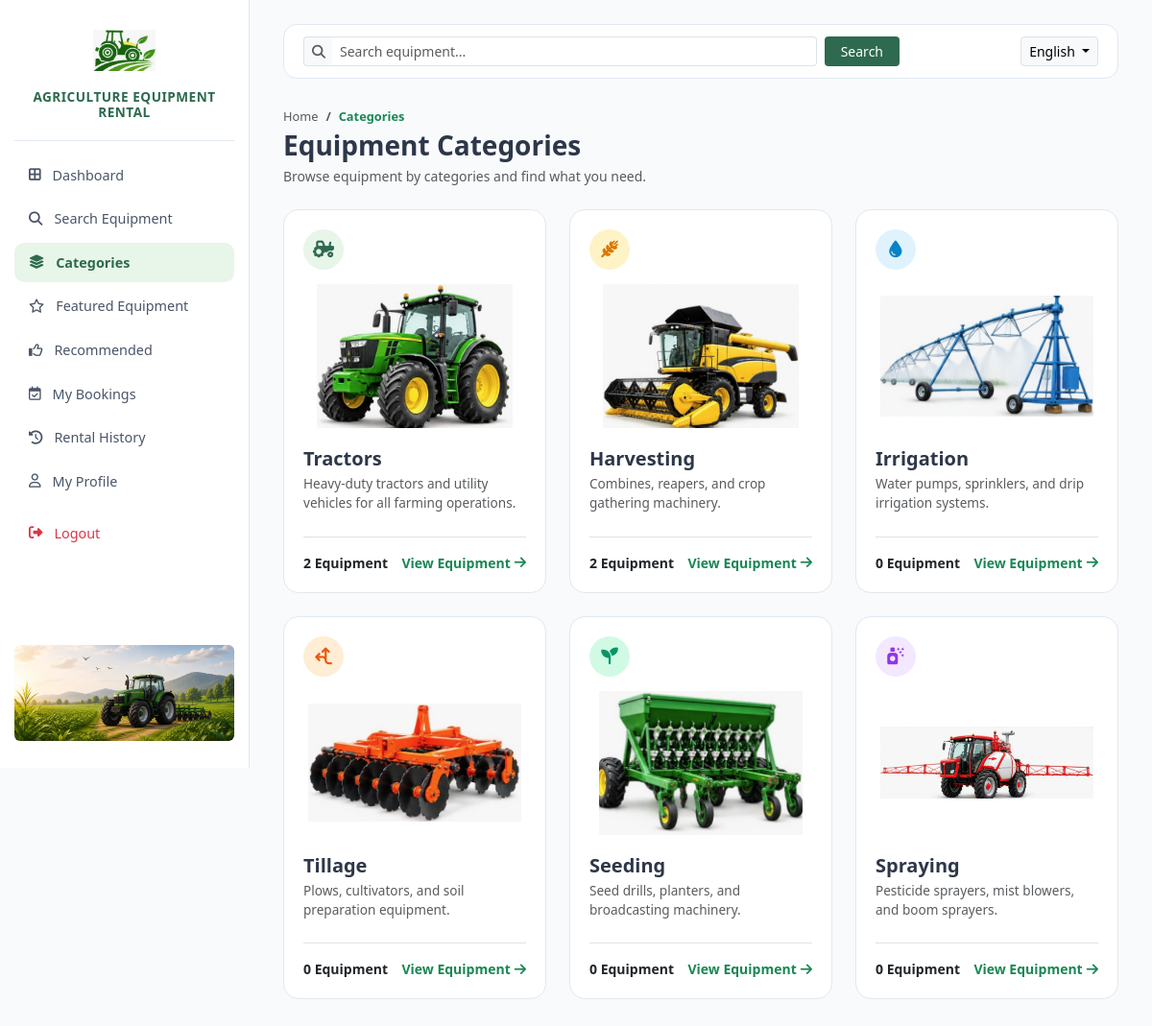
The app's page /categories.php (signed in) with its own data.
### tables this page shows
CREATE TABLE `categories` (
  `category_id` int(11) NOT NULL,
  `category_name` varchar(50) NOT NULL,
  `description` text DEFAULT NULL,
  `image` varchar(255) DEFAULT NULL,
  `icon_class` varchar(50) DEFAULT 'fa-tractor'
);

### includes/lang.php (called while the page is built, shortened)
<?php
$current_lang = $_SESSION['lang'] ?? 'en';
function __($key) {
    global $translations, $current_lang;
    return $translations[$current_lang][$key] ?? $translations['en'][$key] ?? $key;
}
?>

### categories.php (the view, shortened to what this page needs)
<?php
require_once 'includes/lang.php';
$cat_query = "SELECT * FROM categories ORDER BY category_id ASC";
$cat_res = mysqli_query($conn, $cat_query);
?>
<!DOCTYPE html>
<html lang="<?= $current_lang; ?>">
<head>
    <link href="https://cdn.jsdelivr.net/npm/bootstrap@5.3.2/dist/css/bootstrap.min.css" rel="stylesheet">
    <link rel="stylesheet" href="https://cdnjs.cloudflare.com/ajax/libs/font-awesome/6.4.2/css/all.min.css">
</head>
<body>
    <div class="sidebar">
        <div>
            <div class="brand-logo">
                <img src="images/logo.png" alt="Agriculture Logo" onerror="this.src='images/tractor.png'">
                <span class="brand-title">
                    <?php echo __('app_title', 'Agriculture Equipment Rental'); ?>
                </span>
            </div>
            <ul class="nav flex-column">
                <li class="nav-item">
                    <a href="renter_dashboard.php" class="nav-link">
                        <i class="fa-solid fa-border-all"></i> <?php echo __('dashboard', 'Dashboard'); ?>
                    </a>
                </li>
                <li class="nav-item">
                    <a href="search_equipment.php" class="nav-link">
                        <i class="fa-solid fa-magnifying-glass"></i> <?php echo __('search_equipment', 'Search Equipment'); ?>
                    </a>
                </li>
                <li class="nav-item">
                    <a href="categories.php" class="nav-link active">
                        <i class="fa-solid fa-layer-group"></i> <?php echo __('categories', 'Categories'); ?>
                    </a>
                </li>
                <li class="nav-item">
                    <a href="featured_equipment.php" class="nav-link">
                        <i class="fa-regular fa-star"></i> <?php echo __('featured_equipment', 'Featured Equipment'); ?>
                    </a>
                </li>
                <li class="nav-item">
                    <a href="recommended.php" class="nav-link">
                        <i class="fa-regular fa-thumbs-up"></i> <?php echo __('recommended', 'Recommended'); ?>
                    </a>
                </li>
                <li class="nav-item">
                    <a href="my_bookings.php" class="nav-link">
                        <i class="fa-regular fa-calendar-check"></i> <?php echo __('my_bookings', 'My Bookings'); ?>
                    </a>
                </li>
                <li class="nav-item">
                    <a href="rental_history.php" class="nav-link">
                        <i class="fa-solid fa-clock-rotate-left"></i> <?php echo __('rental_history', 'Rental History'); ?>
                    </a>
                </li>
                <li class="nav-item">
                    <a href="profile.php" class="nav-link">
                        <i class="fa-regular fa-user"></i> <?php echo __('my_profile', 'My Profile'); ?>
                    </a>
                </li>
                <li class="nav-item mt-2">
                    <a href="logout.php" class="nav-link text-danger">
                        <i class="fa-solid fa-right-from-bracket"></i> <?php echo __('logout', 'Logout'); ?>
                    </a>
                </li>
            </ul>
        </div>
        <div class="text-center pb-2">
            <img src="images/tractor3.jpg" alt="Tractor Illustration" class="img-fluid rounded" onerror="this.src='images/tractor.png'" style="height: 100px; object-fit: cover; width: 100%;">
        </div>
    </div>
    <div class="main-wrapper">
        <div class="top-navbar">
            <form action="search_equipment.php" method="GET" class="d-flex w-75 gap-2 align-items-center">
                <div class="input-group input-group-sm">
                    <span class="input-group-text bg-light border-end-0"><i class="fa-solid fa-magnifying-glass text-muted"></i></span>
                    <input type="text" name="q" class="form-control border-start-0" placeholder="<?php echo __('search_placeholder', 'Search equipment...'); ?>" required>
                </div>
                <button type="submit" class="btn btn-sm text-white px-3" style="background-color: #2d6a4f;"><?php echo __('search', 'Search'); ?></button>
            </form>
            <div class="d-flex align-items-center gap-3">
                <div class="dropdown">
                    <button class="btn btn-sm btn-light border dropdown-toggle" type="button" data-bs-toggle="dropdown">
                        <?php
                            if($current_lang == 'kn') echo 'ಕನ್ನಡ';
                            elseif($current_lang == 'hi') echo 'हिन्दी';
                            else echo 'English';
                        ?>
                    </button>
                </div>
            </div>
        </div>
        <div class="d-flex justify-content-between align-items-center mb-4">
            <div>
                <nav aria-label="breadcrumb">
                    <ol class="breadcrumb mb-1" style="font-size: 0.8rem;">
                        <li class="breadcrumb-item"><a href="renter_dashboard.php" class="text-muted text-decoration-none"><?php echo __('home', 'Home'); ?></a></li>
                        <li class="breadcrumb-item active text-success fw-semibold"><?php echo __('categories', 'Categories'); ?></li>
                    </ol>
                </nav>
                <h3 class="fw-bold mb-1"><?php echo __('equipment_categories', 'Equipment Categories'); ?></h3>
                <p class="text-muted small mb-0"><?php echo __('browse_categories_desc', 'Browse equipment by categories and find what you need.'); ?></p>
            </div>
        </div>
        <div class="row g-4 mb-4">
            <?php if ($cat_res && mysqli_num_rows($cat_res) > 0): ?>
                <?php while ($cat = mysqli_fetch_assoc($cat_res)):
                    $original_name = trim($cat['category_name']);
                    $original_desc = trim($cat['description']);
                    $lower_name = strtolower($original_name);
                    $lang_key = '';
                    $desc_key = '';
                    if (str_contains($lower_name, 'tractor')) {
                        $lang_key = 'cat_tractors';
                        $desc_key = 'desc_tractors';
                    } elseif (str_contains($lower_name, 'harvest')) {
                        $lang_key = 'cat_harvesting';
                        $desc_key = 'desc_harvesting';
                    } elseif (str_contains($lower_name, 'irrigat')) {
                        $lang_key = 'cat_irrigation';
                        $desc_key = 'desc_irrigation';
                    } elseif (str_contains($lower_name, 'till')) {
                        $lang_key = 'cat_tillage';
                        $desc_key = 'desc_tillage';
                    } elseif (str_contains($lower_name, 'seed')) {
                        $lang_key = 'cat_seeding';
                        $desc_key = 'desc_seeding';
                    } elseif (str_contains($lower_name, 'spray')) {
                        $lang_key = 'cat_spraying';
                        $desc_key = 'desc_spraying';
                    }
                    $display_name = ($lang_key && function_exists('__')) ? __($lang_key, $original_name) : $original_name;
                    $display_desc = ($desc_key && function_exists('__')) ? __($desc_key, $original_desc) : $original_desc;
                    $base_name = rtrim(strtolower($original_name), 's');
                    $searchTerm = '%' . $base_name . '%';
                    $q_items = "SELECT COUNT(*) AS total FROM items WHERE LOWER(category) LIKE '$searchTerm'";
                    $res_items = mysqli_query($conn, $q_items);
                    $row_items = mysqli_fetch_assoc($res_items);
                    $count_items = $row_items['total'] ?? 0;
                    $q_equip = "SELECT COUNT(*) AS total FROM equipment WHERE LOWER(category) LIKE '$searchTerm'";
                    $res_equip = mysqli_query($conn, $q_equip);
                    $row_equip = mysqli_fetch_assoc($res_equip);
                    $count_equip = $row_equip['total'] ?? 0;
                    $eq_count = max($count_items, $count_equip);
                    if (str_contains($lower_name, 'tractor')) {
                        $cat_img = 'images/tractor.png';
                        $circle_bg = '#e8f5e9'; $circle_color = '#2d6a4f'; $circle_icon = 'fa-solid fa-tractor';
                    } elseif (str_contains($lower_name, 'harvest')) {
                        $cat_img = 'images/harvesting.png';
                        $circle_bg = '#fef3c7'; $circle_color = '#d97706'; $circle_icon = 'fa-solid fa-wheat-awn';
                    } elseif (str_contains($lower_name, 'irrigat')) {
                        $cat_img = 'images/irrigation.png';
                        $circle_bg = '#e0f2fe'; $circle_color = '#0284c7'; $circle_icon = 'fa-solid fa-droplet';
                    } elseif (str_contains($lower_name, 'till')) {
                        $cat_img = 'images/tillage.png';
                        $circle_bg = '#ffedd5'; $circle_color = '#ea580c'; $circle_icon = 'fa-solid fa-arrows-split-up-and-left';
                    } elseif (str_contains($lower_name, 'seed')) {
                        $cat_img = 'images/seeding.png';
                        $circle_bg = '#d1fae5'; $circle_color = '#059669'; $circle_icon = 'fa-solid fa-seedling';
                    } else {
                        $cat_img = 'images/spraying.png';
                        $circle_bg = '#f3e8ff'; $circle_color = '#9333ea'; $circle_icon = 'fa-solid fa-spray-can-sparkles';
                    }
                ?>
                    <div class="col-lg-4 col-md-6">
                        <div class="cat-card">
                            <div>
                                <div class="cat-header-row">
                                    <div class="cat-circle-icon" style="background-color: <?= $circle_bg; ?>; color: <?= $circle_color; ?>;">
                                        <i class="<?= $circle_icon; ?>"></i>
                                    </div>
                                </div>
                                <div class="cat-img-container">
                                    <img src="<?= $cat_img; ?>" alt="<?= htmlspecialchars($display_name); ?>" onerror="this.src='images/tractor.png'">
                                </div>
                                <h5 class="fw-bold mb-1">
                                    <?= htmlspecialchars($display_name); ?>
                                </h5>
                                <p class="text-muted small mb-3" style="font-size: 0.85rem;">
                                    <?= htmlspecialchars($display_desc); ?>
                                </p>
                            </div>
                            <div class="d-flex align-items-center justify-content-between pt-3 border-top mt-2">
                                <span class="text-dark fw-bold small">
                                    <?= (int)$eq_count; ?> <?php echo __('equipment_label', 'Equipment'); ?>
                                </span>
                                <a href="category_items.php?category=<?= urlencode($original_name); ?>" class="text-success fw-bold text-decoration-none small d-flex align-items-center gap-1">
                                    <?php echo __('view_equipment', 'View Equipment'); ?> <i class="fa-solid fa-arrow-right"></i>
                                </a>
                            </div>
                        </div>
                    </div>
                <?php endwhile; ?>
            <?php endif; ?>
        </div>
    </div>
</body>
</html>

### categories.php (style rules this page uses)
:root { --brand-green: #2d6a4f; --brand-green-hover: #1b4332; --brand-green-light: #e8f5e9; --bg-gray: #f8fafc; --card-border: #e2e8f0; }
body { font-family: 'Segoe UI', Tahoma, Geneva, Verdana, sans-serif; background-color: var(--bg-gray); color: #2d3748; }
.sidebar { width: 260px; min-height: 100vh; background-color: #ffffff; border-right: 1px solid var(--card-border); position: fixed; top: 0; left: 0; z-index: 100; padding: 20px 15px; display: flex; flex-direction: column; justify-content: space-between; }
.sidebar .brand-logo { display: flex; flex-direction: column; align-items: center; text-align: center; padding: 0 10px 20px 10px; border-bottom: 1px solid var(--card-border); margin-bottom: 15px; }
.sidebar .brand-logo img { width: 65px; height: 65px; object-fit: contain; margin-bottom: 8px; }
.sidebar .brand-title { font-size: 0.85rem; font-weight: 700; color: var(--brand-green); line-height: 1.2; text-transform: uppercase; letter-spacing: 0.5px; }
.sidebar .nav-link { color: #4a5568; padding: 10px 15px; font-size: 0.9rem; font-weight: 500; display: flex; align-items: center; gap: 12px; border-radius: 10px; margin-bottom: 4px; text-decoration: none; transition: 0.2s; }
.sidebar .nav-link:hover, .sidebar .nav-link.active { color: var(--brand-green); background-color: var(--brand-green-light); font-weight: 600; }
.main-wrapper { margin-left: 260px; padding: 25px 35px; }
.top-navbar { background: #ffffff; border: 1px solid var(--card-border); border-radius: 14px; padding: 12px 20px; display: flex; align-items: center; justify-content: space-between; margin-bottom: 30px; }
.cat-card { background: #ffffff; border: 1px solid var(--card-border); border-radius: 16px; padding: 20px; transition: all 0.2s ease-in-out; height: 100%; display: flex; flex-direction: column; justify-content: space-between; }
.cat-img-container { height: 160px; border-radius: 12px; overflow: hidden; background: #ffffff; display: flex; align-items: center; justify-content: center; margin-bottom: 15px; }
.cat-img-container img { width: 100%; height: 100%; object-fit: contain; padding: 5px; }
.cat-header-row { display: flex; align-items: center; justify-content: space-between; margin-bottom: 10px; }
.cat-circle-icon { width: 42px; height: 42px; border-radius: 50%; display: flex; align-items: center; justify-content: center; font-size: 1.1rem; }

### records on screen
categories: shows a picture, category_name "Tractors", description "Heavy-duty tractors and utility vehicles for all farming operations.", eq_count "2"
categories: shows a picture, category_name "Harvesting", description "Combines, reapers, and crop gathering machinery.", eq_count "2"
categories: shows a picture, category_name "Irrigation", description "Water pumps, sprinklers, and drip irrigation systems.", eq_count "0"
categories: shows a picture, category_name "Tillage", description "Plows, cultivators, and soil preparation equipment.", eq_count "0"
categories: shows a picture, category_name "Seeding", description "Seed drills, planters, and broadcasting machinery.", eq_count "0"
categories: shows a picture, category_name "Spraying", description "Pesticide sprayers, mist blowers, and boom sprayers.", eq_count "0"

### other values on screen
__('app_title', 'Agriculture Equipment Rental') "AGRICULTURE EQUIPMENT RENTAL"
__('dashboard', 'Dashboard') "Dashboard"
__('search_equipment', 'Search Equipment') "Search Equipment"
__('categories', 'Categories') "Categories"
__('featured_equipment', 'Featured Equipment') "Featured Equipment"
__('recommended', 'Recommended') "Recommended"
__('my_bookings', 'My Bookings') "My Bookings"
__('rental_history', 'Rental History') "Rental History"
__('my_profile', 'My Profile') "My Profile"
__('logout', 'Logout') "Logout"
__('search', 'Search') "Search"
__('home', 'Home') "Home"
__('equipment_categories', 'Equipment Categories') "Equipment Categories"
